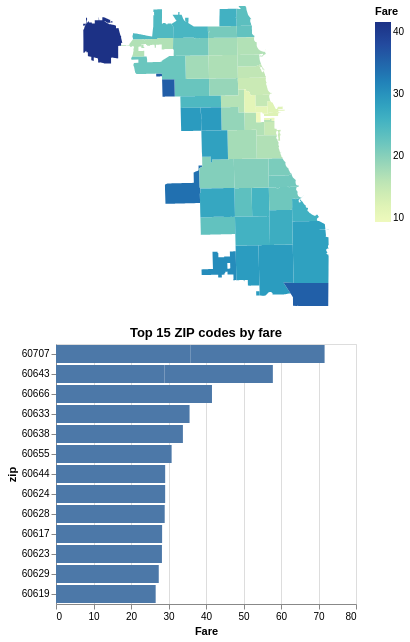

Notebook code for this chart:
### Code cell
click_zip = alt.selection_point(fields=["zip"])
opacity = alt.when(click_zip).then(alt.value(1)).otherwise(alt.value(0.2))

choropleth = alt.Chart(merged).mark_geoshape().encode(color='Fare').project(type='mercator').encode(opacity=opacity)

bar = alt.Chart(merged.nlargest(15, "Fare"), title="Top 15 ZIP codes by fare").mark_bar().encode(
        x="Fare",
        opacity=opacity,
        y=alt.Y("zip").sort("-x"),
    )

(choropleth & bar).add_params(click_zip)

### Figure 1 — Vega-Lite specification as saved in the notebook (floating-point values rounded to 4 significant figures; data arrays with more than 128 entries replaced by an {"elided": "..."} marker saying what was removed)
{"config": {"view": {"continuousWidth": 300, "continuousHeight": 300}}, "vconcat": [{"data": {"name": "data-33fc62b309ba640c37493e928981c161"}, "mark": {"type": "geoshape"}, "encoding": {"color": {"field": "Fare", "type": "quantitative"}, "opacity": {"condition": [{"param": "param_2", "value": 1}], "value": 0.2}}, "name": "view_1", "projection": {"type": "mercator"}}, {"data": {"name": "data-d4c7662ac762f59bd54350574dbcaa5a"}, "mark": {"type": "bar"}, "encoding": {"opacity": {"condition": [{"param": "param_2", "value": 1}], "value": 0.2}, "x": {"field": "Fare", "type": "quantitative"}, "y": {"field": "zip", "sort": "-x", "type": "nominal"}}, "name": "view_2", "title": "Top 15 ZIP codes by fare"}], "params": [{"name": "param_2", "select": {"type": "point", "fields": ["zip"]}, "views": ["view_1", "view_2"]}], "$schema": "https://vega.github.io/schema/vega-lite/v5.20.1.json", "datasets": {"data-33fc62b309ba640c37493e928981c161": [{"objectid": "33", "shape_area": "106052287.488", "shape_len": "42720.0444058", "zip": "60647", "Fare": 18.83, "type": "Feature", "geometry": {"type": "MultiPolygon", "coordinates": {"elided": "1x1x501x2 float values"}}}, {"objectid": "34", "shape_area": "127476050.762", "shape_len": "48103.7827213", "zip": "60639", "Fare": 22.27, "type": "Feature", "geometry": {"type": "MultiPolygon", "coordinates": {"elided": "1x1x562x2 float values"}}}, {"objectid": "35", "shape_area": "45069038.4783", "shape_len": "27288.6096123", "zip": "60707", "Fare": 35.81, "type": "Feature", "geometry": {"type": "MultiPolygon", "coordinates": {"elided": "1x1x477x2 float values"}}}, {"objectid": "36", "shape_area": "70853834.3797", "shape_len": "42527.9896789", "zip": "60622", "Fare": 16.5, "type": "Feature", "geometry": {"type": "MultiPolygon", "coordinates": {"elided": "1x1x556x2 float values"}}}, {"objectid": "37", "shape_area": "99039621.2518", "shape_len": "47970.1401531", "zip": "60651", "Fare": 24.75, "type": "Feature", "geometry": {"type": "MultiPolygon", "coordinates": {"elided": "1x1x540x2 float values"}}}, {"objectid": "38", "shape_area": "23506055.7304", "shape_len": "34689.3506306", "zip": "60611", "Fare": 12.0, "type": "Feature", "geometry": {"type": "MultiPolygon", "coordinates": {"elided": "1x1x670x2 float values"}}}, {"objectid": "39", "shape_area": "166166339.096", "shape_len": "67710.6467392", "zip": "60638", "Fare": 33.84, "type": "Feature", "geometry": {"type": "MultiPolygon", "coordinates": {"elided": "1x1x706x2 float values"}}}, {"objectid": "40", "shape_area": "128309832.185", "shape_len": "48187.9498796", "zip": "60652", "Fare": 22.94, "type": "Feature", "geometry": {"type": "MultiPolygon", "coordinates": {"elided": "1x1x359x2 float values"}}}, {"objectid": "1", "shape_area": "49170578.9623", "shape_len": "33983.9133065", "zip": "60626", "Fare": 23.41, "type": "Feature", "geometry": {"type": "MultiPolygon", "coordinates": {"elided": "1x1x664x2 float values"}}}, {"objectid": "8", "shape_area": "66565454.8469", "shape_len": "38321.3137692", "zip": "60615", "Fare": 21.62, "type": "Feature", "geometry": {"type": "MultiPolygon", "coordinates": {"elided": "1x1x677x2 float values"}}}, {"objectid": "9", "shape_area": "104746821.074", "shape_len": "42299.9203908", "zip": "60621", "Fare": 25.56, "type": "Feature", "geometry": {"type": "MultiPolygon", "coordinates": {"elided": "1x1x544x2 float values"}}}, {"objectid": "2", "shape_area": "62181473.5197", "shape_len": "32075.5994211", "zip": "60645", "Fare": 25.93, "type": "Feature", "geometry": {"type": "MultiPolygon", "coordinates": {"elided": "1x1x347x2 float values"}}}, {"objectid": "13", "shape_area": "183013076.262", "shape_len": "59337.8074397", "zip": "60643", "Fare": 28.91, "type": "Feature", "geometry": {"type": "MultiPolygon", "coordinates": {"elided": "1x1x670x2 float values"}}}, {"objectid": "3", "shape_area": "37984388.8422", "shape_len": "27307.8138361", "zip": "60660", "Fare": 22.8, "type": "Feature", "geometry": {"type": "MultiPolygon", "coordinates": {"elided": "1x1x463x2 float values"}}}, {"objectid": "4", "shape_area": "77305245.7089", "shape_len": "48985.8713041", "zip": "60640", "Fare": 16.71, "type": "Feature", "geometry": {"type": "MultiPolygon", "coordinates": {"elided": "1x1x917x2 float values"}}}, {"objectid": "32", "shape_area": "94460631.8068", "shape_len": "50587.3473804", "zip": "60614", "Fare": 14.47, "type": "Feature", "geometry": {"type": "MultiPolygon", "coordinates": {"elided": "1x1x985x2 float values"}}}, {"objectid": "41", "shape_area": "107117591.88", "shape_len": "68289.7515766", "zip": "60631", "Fare": 24.52, "type": "Feature", "geometry": {"type": "MultiPolygon", "coordinates": {"elided": "1x1x1162x2 float values"}}}, {"objectid": "42", "shape_area": "117890054.124", "shape_len": "62633.1398208", "zip": "60646", "Fare": 25.19, "type": "Feature", "geometry": {"type": "MultiPolygon", "coordinates": {"elided": "1x1x1138x2 float values"}}}, {"objectid": "43", "shape_area": "345241692.171", "shape_len": "83748.9919899", "zip": "60628", "Fare": 28.99, "type": "Feature", "geometry": {"type": "MultiPolygon", "coordinates": {"elided": "1x1x820x2 float values"}}}, {"objectid": "5", "shape_area": "105830918.023", "shape_len": "42524.1104776", "zip": "60625", "Fare": 17.72, "type": "Feature", "geometry": {"type": "MultiPolygon", "coordinates": {"elided": "1x1x497x2 float values"}}}, {"objectid": "6", "shape_area": "113903341.112", "shape_len": "42682.9829469", "zip": "60641", "Fare": 17.88, "type": "Feature", "geometry": {"type": "MultiPolygon", "coordinates": {"elided": "1x1x489x2 float values"}}}, {"objectid": "7", "shape_area": "63547755.9216", "shape_len": "45646.4880277", "zip": "60657", "Fare": 15.47, "type": "Feature", "geometry": {"type": "MultiPolygon", "coordinates": {"elided": "1x1x736x2 float values"}}}, {"objectid": "10", "shape_area": "104114706.691", "shape_len": "42448.2828439", "zip": "60636", "Fare": 23.24, "type": "Feature", "geometry": {"type": "MultiPolygon", "coordinates": {"elided": "1x1x484x2 float values"}}}, {"objectid": "11", "shape_area": "80526076.0889", "shape_len": "55092.8632931", "zip": "60649", "Fare": 25.99, "type": "Feature", "geometry": {"type": "MultiPolygon", "coordinates": {"elided": "1x1x1224x2 float values"}}}, {"objectid": "12", "shape_area": "452837422.002", "shape_len": "102528.036078", "zip": "60617", "Fare": 28.3, "type": "Feature", "geometry": {"type": "MultiPolygon", "coordinates": {"elided": "1x1x1192x2 float values"}}}, {"objectid": "14", "shape_area": "187526657.189", "shape_len": "59703.2158155", "zip": "60633", "Fare": 35.62, "type": "Feature", "geometry": {"type": "MultiPolygon", "coordinates": {"elided": "1x1x251x2 float values"}}}, {"objectid": "15", "shape_area": "3136688.22496", "shape_len": "7175.09216765", "zip": "60643", "Fare": 28.91, "type": "Feature", "geometry": {"type": "MultiPolygon", "coordinates": {"elided": "1x1x90x2 float values"}}}, {"objectid": "16", "shape_area": "106718949.386", "shape_len": "42663.1966757", "zip": "60612", "Fare": 19.11, "type": "Feature", "geometry": {"type": "MultiPolygon", "coordinates": {"elided": "1x1x572x2 float values"}}}, {"objectid": "48", "shape_area": "4294901.99439", "shape_len": "12245.8084015", "zip": "60604", "Fare": 16.21, "type": "Feature", "geometry": {"type": "MultiPolygon", "coordinates": {"elided": "1x1x133x2 float values"}}}, {"objectid": "17", "shape_area": "99418122.471", "shape_len": "40394.4100077", "zip": "60624", "Fare": 29.11, "type": "Feature", "geometry": {"type": "MultiPolygon", "coordinates": {"elided": "1x1x491x2 float values"}}}, {"objectid": "47", "shape_area": "89515884.463", "shape_len": "84430.9732159", "zip": "60656", "Fare": 16.75, "type": "Feature", "geometry": {"type": "MultiPolygon", "coordinates": {"elided": "1x1x1642x2 float values"}}}, {"objectid": "18", "shape_area": "99092221.5388", "shape_len": "40030.8385293", "zip": "60644", "Fare": 29.11, "type": "Feature", "geometry": {"type": "MultiPolygon", "coordinates": {"elided": "1x1x450x2 float values"}}}, {"objectid": "49", "shape_area": "115380139.149", "shape_len": "77392.3226132", "zip": "60655", "Fare": 30.83, "type": "Feature", "geometry": {"type": "MultiPolygon", "coordinates": {"elided": "1 rows, 1694 float values in total"}}}, {"objectid": "19", "shape_area": "4560228.98203", "shape_len": "13672.6822885", "zip": "60603", "Fare": 10.2, "type": "Feature", "geometry": {"type": "MultiPolygon", "coordinates": {"elided": "1x1x159x2 float values"}}}, {"objectid": "20", "shape_area": "36301276.3485", "shape_len": "37973.3461051", "zip": "60605", "Fare": 14.79, "type": "Feature", "geometry": {"type": "MultiPolygon", "coordinates": {"elided": "1x1x781x2 float values"}}}, {"objectid": "21", "shape_area": "67759827.8103", "shape_len": "34316.3615428", "zip": "60653", "Fare": 20.92, "type": "Feature", "geometry": {"type": "MultiPolygon", "coordinates": {"elided": "1x1x624x2 float values"}}}, {"objectid": "22", "shape_area": "213490325.264", "shape_len": "58540.9204127", "zip": "60609", "Fare": 20.23, "type": "Feature", "geometry": {"type": "MultiPolygon", "coordinates": {"elided": "1x1x700x2 float values"}}}, {"objectid": "23", "shape_area": "282085137.575", "shape_len": "101876.553747", "zip": "60666", "Fare": 41.59, "type": "Feature", "geometry": {"type": "MultiPolygon", "coordinates": {"elided": "3 rows, 1158 float values in total"}}}, {"objectid": "24", "shape_area": "141235867.545", "shape_len": "47847.080382", "zip": "60618", "Fare": 17.04, "type": "Feature", "geometry": {"type": "MultiPolygon", "coordinates": {"elided": "1x1x617x2 float values"}}}, {"objectid": "25", "shape_area": "109667069.368", "shape_len": "45823.5398375", "zip": "60616", "Fare": 16.82, "type": "Feature", "geometry": {"type": "MultiPolygon", "coordinates": {"elided": "1x1x763x2 float values"}}}, {"objectid": "27", "shape_area": "9166245.79985", "shape_len": "19804.5821088", "zip": "60601", "Fare": 12.2, "type": "Feature", "geometry": {"type": "MultiPolygon", "coordinates": {"elided": "1x1x299x2 float values"}}}, {"objectid": "28", "shape_area": "176505462.522", "shape_len": "53169.2177202", "zip": "60608", "Fare": 17.74, "type": "Feature", "geometry": {"type": "MultiPolygon", "coordinates": {"elided": "1x1x730x2 float values"}}}, {"objectid": "29", "shape_area": "64664293.9426", "shape_len": "39143.6395171", "zip": "60607", "Fare": 16.73, "type": "Feature", "geometry": {"type": "MultiPolygon", "coordinates": {"elided": "1x1x475x2 float values"}}}, {"objectid": "30", "shape_area": "9357755.68017", "shape_len": "13132.5654896", "zip": "60661", "Fare": 9.431, "type": "Feature", "geometry": {"type": "MultiPolygon", "coordinates": {"elided": "1x1x235x2 float values"}}}, {"objectid": "45", "shape_area": "131073763.12", "shape_len": "49198.9402832", "zip": "60630", "Fare": 21.43, "type": "Feature", "geometry": {"type": "MultiPolygon", "coordinates": {"elided": "1x1x909x2 float values"}}}, {"objectid": "46", "shape_area": "47961494.4", "shape_len": "31296.2271441", "zip": "60642", "Fare": 11.12, "type": "Feature", "geometry": {"type": "MultiPolygon", "coordinates": {"elided": "1x1x463x2 float values"}}}, {"objectid": "50", "shape_area": "69698411.4356", "shape_len": "38931.5266612", "zip": "60659", "Fare": 21.23, "type": "Feature", "geometry": {"type": "MultiPolygon", "coordinates": {"elided": "1x1x350x2 float values"}}}, {"objectid": "51", "shape_area": "3450671.14336", "shape_len": "7909.89040711", "zip": "60707", "Fare": 35.81, "type": "Feature", "geometry": {"type": "MultiPolygon", "coordinates": {"elided": "1x1x129x2 float values"}}}, {"objectid": "52", "shape_area": "194062612.162", "shape_len": "77647.3180069", "zip": "60634", "Fare": 22.19, "type": "Feature", "geometry": {"type": "MultiPolygon", "coordinates": {"elided": "1x1x1051x2 float values"}}}, {"objectid": "53", "shape_area": "53990894.8848", "shape_len": "31196.3206564", "zip": "60613", "Fare": 17.12, "type": "Feature", "geometry": {"type": "MultiPolygon", "coordinates": {"elided": "1x1x481x2 float values"}}}, {"objectid": "54", "shape_area": "31598157.0867", "shape_len": "24208.6988788", "zip": "60610", "Fare": 15.02, "type": "Feature", "geometry": {"type": "MultiPolygon", "coordinates": {"elided": "1x1x336x2 float values"}}}, {"objectid": "55", "shape_area": "15869961.3469", "shape_len": "17119.6988775", "zip": "60654", "Fare": 11.09, "type": "Feature", "geometry": {"type": "MultiPolygon", "coordinates": {"elided": "1x1x308x2 float values"}}}, {"objectid": "56", "shape_area": "211755252.573", "shape_len": "63253.238669", "zip": "60632", "Fare": 20.35, "type": "Feature", "geometry": {"type": "MultiPolygon", "coordinates": {"elided": "1x1x619x2 float values"}}}, {"objectid": "57", "shape_area": "155285532.005", "shape_len": "53406.9156168", "zip": "60623", "Fare": 28.25, "type": "Feature", "geometry": {"type": "MultiPolygon", "coordinates": {"elided": "1x1x514x2 float values"}}}, {"objectid": "58", "shape_area": "211114779.439", "shape_len": "58701.3253749", "zip": "60629", "Fare": 27.4, "type": "Feature", "geometry": {"type": "MultiPolygon", "coordinates": {"elided": "1x1x596x2 float values"}}}, {"objectid": "59", "shape_area": "211696050.967", "shape_len": "58466.1602979", "zip": "60620", "Fare": 25.8, "type": "Feature", "geometry": {"type": "MultiPolygon", "coordinates": {"elided": "1x1x583x2 float values"}}}, {"objectid": "60", "shape_area": "125424284.172", "shape_len": "52377.8545408", "zip": "60637", "Fare": 21.82, "type": "Feature", "geometry": {"type": "MultiPolygon", "coordinates": {"elided": "1x1x773x2 float values"}}}, {"objectid": "61", "shape_area": "167872012.644", "shape_len": "53040.9070778", "zip": "60619", "Fare": 26.58, "type": "Feature", "geometry": {"type": "MultiPolygon", "coordinates": {"elided": "1x1x637x2 float values"}}}], "data-d4c7662ac762f59bd54350574dbcaa5a": [{"objectid": "23", "shape_area": "282085137.575", "shape_len": "101876.553747", "zip": "60666", "Fare": 41.59, "type": "Feature", "geometry": {"type": "MultiPolygon", "coordinates": {"elided": "3 rows, 1158 float values in total"}}}, {"objectid": "35", "shape_area": "45069038.4783", "shape_len": "27288.6096123", "zip": "60707", "Fare": 35.81, "type": "Feature", "geometry": {"type": "MultiPolygon", "coordinates": {"elided": "1x1x477x2 float values"}}}, {"objectid": "51", "shape_area": "3450671.14336", "shape_len": "7909.89040711", "zip": "60707", "Fare": 35.81, "type": "Feature", "geometry": {"type": "MultiPolygon", "coordinates": {"elided": "1x1x129x2 float values"}}}, {"objectid": "14", "shape_area": "187526657.189", "shape_len": "59703.2158155", "zip": "60633", "Fare": 35.62, "type": "Feature", "geometry": {"type": "MultiPolygon", "coordinates": {"elided": "1x1x251x2 float values"}}}, {"objectid": "39", "shape_area": "166166339.096", "shape_len": "67710.6467392", "zip": "60638", "Fare": 33.84, "type": "Feature", "geometry": {"type": "MultiPolygon", "coordinates": {"elided": "1x1x706x2 float values"}}}, {"objectid": "49", "shape_area": "115380139.149", "shape_len": "77392.3226132", "zip": "60655", "Fare": 30.83, "type": "Feature", "geometry": {"type": "MultiPolygon", "coordinates": {"elided": "1 rows, 1694 float values in total"}}}, {"objectid": "18", "shape_area": "99092221.5388", "shape_len": "40030.8385293", "zip": "60644", "Fare": 29.11, "type": "Feature", "geometry": {"type": "MultiPolygon", "coordinates": {"elided": "1x1x450x2 float values"}}}, {"objectid": "17", "shape_area": "99418122.471", "shape_len": "40394.4100077", "zip": "60624", "Fare": 29.11, "type": "Feature", "geometry": {"type": "MultiPolygon", "coordinates": {"elided": "1x1x491x2 float values"}}}, {"objectid": "43", "shape_area": "345241692.171", "shape_len": "83748.9919899", "zip": "60628", "Fare": 28.99, "type": "Feature", "geometry": {"type": "MultiPolygon", "coordinates": {"elided": "1x1x820x2 float values"}}}, {"objectid": "13", "shape_area": "183013076.262", "shape_len": "59337.8074397", "zip": "60643", "Fare": 28.91, "type": "Feature", "geometry": {"type": "MultiPolygon", "coordinates": {"elided": "1x1x670x2 float values"}}}, {"objectid": "15", "shape_area": "3136688.22496", "shape_len": "7175.09216765", "zip": "60643", "Fare": 28.91, "type": "Feature", "geometry": {"type": "MultiPolygon", "coordinates": {"elided": "1x1x90x2 float values"}}}, {"objectid": "12", "shape_area": "452837422.002", "shape_len": "102528.036078", "zip": "60617", "Fare": 28.3, "type": "Feature", "geometry": {"type": "MultiPolygon", "coordinates": {"elided": "1x1x1192x2 float values"}}}, {"objectid": "57", "shape_area": "155285532.005", "shape_len": "53406.9156168", "zip": "60623", "Fare": 28.25, "type": "Feature", "geometry": {"type": "MultiPolygon", "coordinates": {"elided": "1x1x514x2 float values"}}}, {"objectid": "58", "shape_area": "211114779.439", "shape_len": "58701.3253749", "zip": "60629", "Fare": 27.4, "type": "Feature", "geometry": {"type": "MultiPolygon", "coordinates": {"elided": "1x1x596x2 float values"}}}, {"objectid": "61", "shape_area": "167872012.644", "shape_len": "53040.9070778", "zip": "60619", "Fare": 26.58, "type": "Feature", "geometry": {"type": "MultiPolygon", "coordinates": {"elided": "1x1x637x2 float values"}}}]}}
